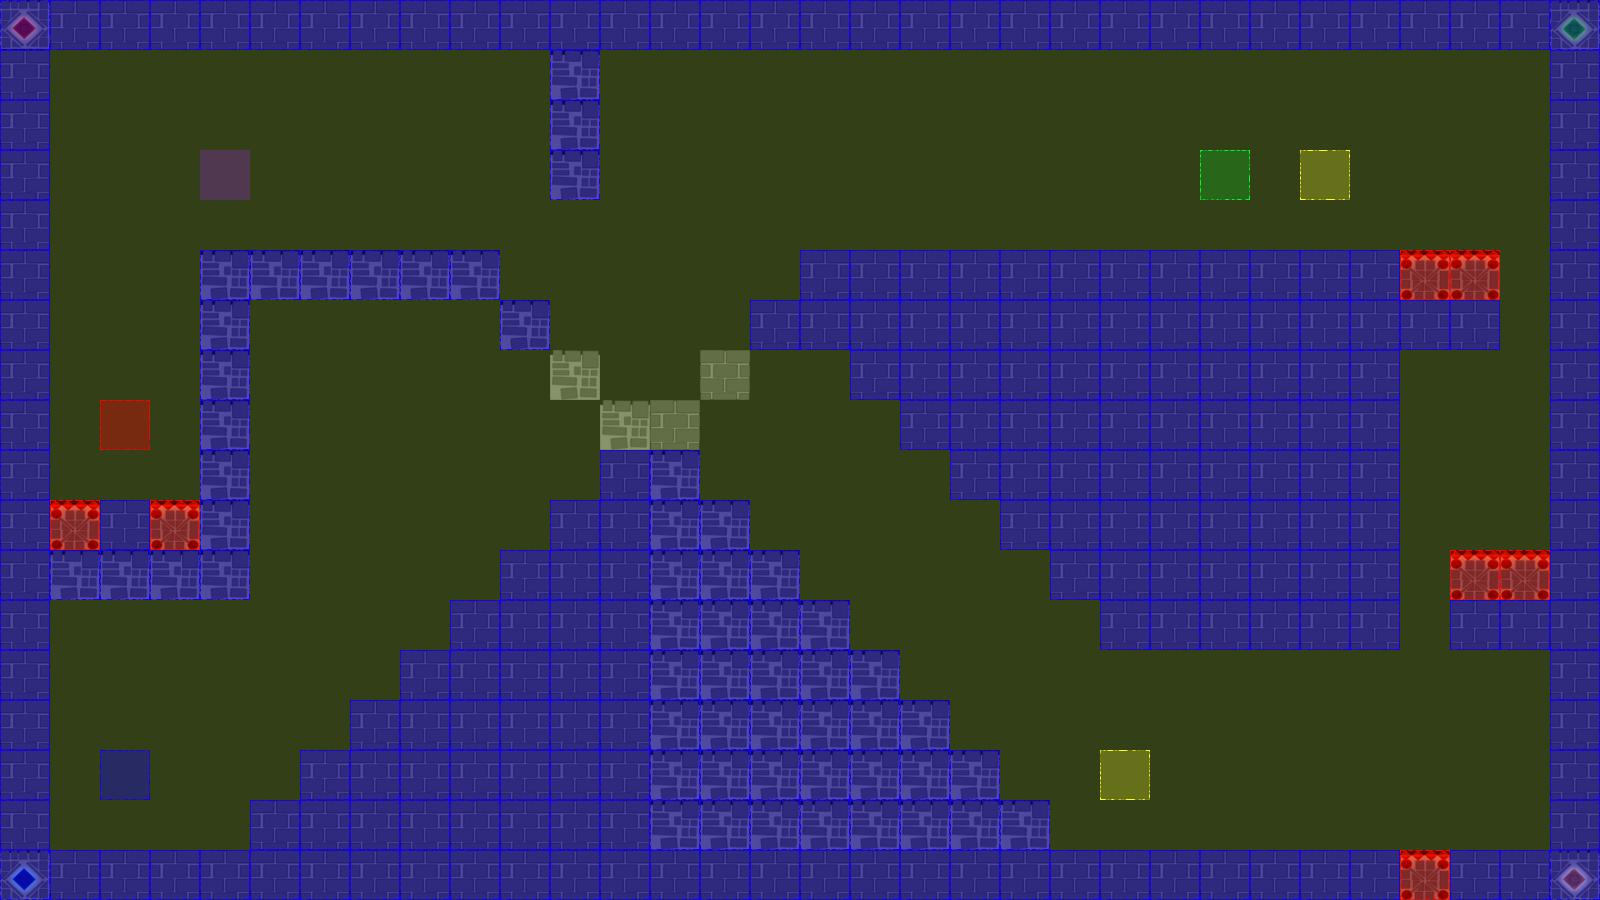

Tiled map render using the project's own tile images. Description and the map definition, with tile-layer contents summarised, below:
An orthogonal 32x18 tile map with 50x50 px tiles, 3 tile layers (terrain, collision, event), 2 tilesets.

<map version="1.0" orientation="orthogonal" renderorder="left-up" width="32" height="18" tilewidth="50" tileheight="50" nextobjectid="3">
 <tileset firstgid="1" name="castleTile" tilewidth="50" tileheight="50" tilecount="36" columns="6">
  <image source="tiles/castleTile.png" width="300" height="300" />
 </tileset>
 <tileset firstgid="37" name="collisionTile" tilewidth="50" tileheight="50" tilecount="12" columns="3">
  <image source="tiles/collisionTile.png" width="150" height="200" />
 </tileset>
 <layer name="terrain" width="32" height="18">
  <data>[576 cells, 278 non-empty, 7 distinct tile ids]</data>
 </layer>
 <layer name="collision" width="32" height="18">
  <data>[576 cells, 576 non-empty, 3 distinct tile ids]</data>
 </layer>
 <layer name="event" width="32" height="18">
  <data>[576 cells, 6 non-empty, 5 distinct tile ids]</data>
 </layer>
</map>
